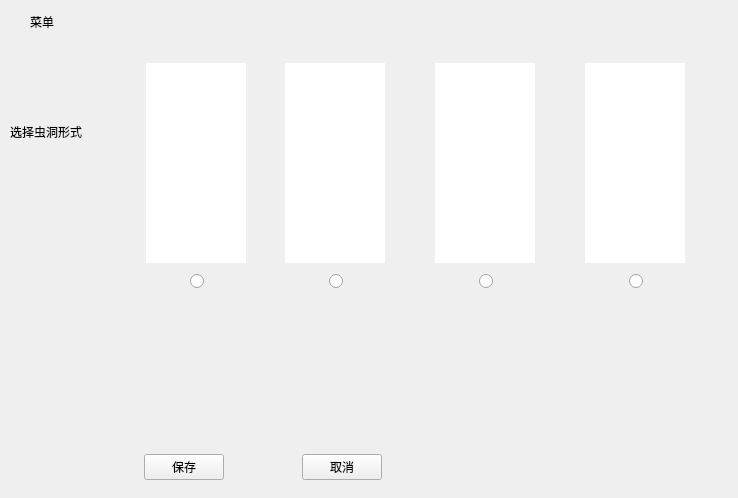
<?xml version="1.0" encoding="UTF-8"?>
<ui version="4.0">
 <class>menu</class>
 <widget class="QWidget" name="menu">
  <property name="geometry">
   <rect>
    <x>0</x>
    <y>0</y>
    <width>738</width>
    <height>498</height>
   </rect>
  </property>
  <property name="windowTitle">
   <string>Form</string>
  </property>
  <widget class="QLabel" name="label">
   <property name="geometry">
    <rect>
     <x>30</x>
     <y>10</y>
     <width>36</width>
     <height>23</height>
    </rect>
   </property>
   <property name="text">
    <string>菜单</string>
   </property>
  </widget>
  <widget class="QLabel" name="label_2">
   <property name="geometry">
    <rect>
     <x>10</x>
     <y>120</y>
     <width>108</width>
     <height>23</height>
    </rect>
   </property>
   <property name="text">
    <string>选择虫洞形式</string>
   </property>
  </widget>
  <widget class="QWidget" name="layoutWidget">
   <property name="geometry">
    <rect>
     <x>270</x>
     <y>60</y>
     <width>131</width>
     <height>235</height>
    </rect>
   </property>
   <layout class="QVBoxLayout" name="verticalLayout_5">
    <item>
     <layout class="QHBoxLayout" name="horizontalLayout_8">
      <item>
       <spacer name="horizontalSpacer_16">
        <property name="orientation">
         <enum>Qt::Horizontal</enum>
        </property>
        <property name="sizeHint" stdset="0">
         <size>
          <width>40</width>
          <height>20</height>
         </size>
        </property>
       </spacer>
      </item>
      <item>
       <widget class="QWidget" name="widget_6" native="true">
        <property name="minimumSize">
         <size>
          <width>100</width>
          <height>200</height>
         </size>
        </property>
        <property name="maximumSize">
         <size>
          <width>100</width>
          <height>200</height>
         </size>
        </property>
        <property name="layoutDirection">
         <enum>Qt::LeftToRight</enum>
        </property>
        <property name="styleSheet">
         <string notr="true">background-color: rgb(255, 255, 255);
background-image: url(:/new/prefix1/res/Wertical.png);</string>
        </property>
       </widget>
      </item>
      <item>
       <spacer name="horizontalSpacer_17">
        <property name="orientation">
         <enum>Qt::Horizontal</enum>
        </property>
        <property name="sizeHint" stdset="0">
         <size>
          <width>40</width>
          <height>20</height>
         </size>
        </property>
       </spacer>
      </item>
     </layout>
    </item>
    <item>
     <layout class="QHBoxLayout" name="horizontalLayout_9">
      <item>
       <spacer name="horizontalSpacer_18">
        <property name="orientation">
         <enum>Qt::Horizontal</enum>
        </property>
        <property name="sizeHint" stdset="0">
         <size>
          <width>40</width>
          <height>20</height>
         </size>
        </property>
       </spacer>
      </item>
      <item>
       <widget class="QRadioButton" name="choose_5">
        <property name="layoutDirection">
         <enum>Qt::LeftToRight</enum>
        </property>
        <property name="text">
         <string/>
        </property>
        <attribute name="buttonGroup">
         <string notr="true">buttonGroup</string>
        </attribute>
       </widget>
      </item>
      <item>
       <spacer name="horizontalSpacer_19">
        <property name="orientation">
         <enum>Qt::Horizontal</enum>
        </property>
        <property name="sizeHint" stdset="0">
         <size>
          <width>40</width>
          <height>20</height>
         </size>
        </property>
       </spacer>
      </item>
     </layout>
    </item>
   </layout>
  </widget>
  <widget class="QWidget" name="layoutWidget_2">
   <property name="geometry">
    <rect>
     <x>420</x>
     <y>60</y>
     <width>131</width>
     <height>235</height>
    </rect>
   </property>
   <layout class="QVBoxLayout" name="verticalLayout_6">
    <item>
     <layout class="QHBoxLayout" name="horizontalLayout_10">
      <item>
       <spacer name="horizontalSpacer_20">
        <property name="orientation">
         <enum>Qt::Horizontal</enum>
        </property>
        <property name="sizeHint" stdset="0">
         <size>
          <width>40</width>
          <height>20</height>
         </size>
        </property>
       </spacer>
      </item>
      <item>
       <widget class="QWidget" name="widget_7" native="true">
        <property name="minimumSize">
         <size>
          <width>100</width>
          <height>200</height>
         </size>
        </property>
        <property name="maximumSize">
         <size>
          <width>100</width>
          <height>200</height>
         </size>
        </property>
        <property name="layoutDirection">
         <enum>Qt::LeftToRight</enum>
        </property>
        <property name="styleSheet">
         <string notr="true">background-color: rgb(255, 255, 255);
background-image: url(:/new/prefix1/res/Wertical.png);</string>
        </property>
       </widget>
      </item>
      <item>
       <spacer name="horizontalSpacer_21">
        <property name="orientation">
         <enum>Qt::Horizontal</enum>
        </property>
        <property name="sizeHint" stdset="0">
         <size>
          <width>40</width>
          <height>20</height>
         </size>
        </property>
       </spacer>
      </item>
     </layout>
    </item>
    <item>
     <layout class="QHBoxLayout" name="horizontalLayout_11">
      <item>
       <spacer name="horizontalSpacer_22">
        <property name="orientation">
         <enum>Qt::Horizontal</enum>
        </property>
        <property name="sizeHint" stdset="0">
         <size>
          <width>40</width>
          <height>20</height>
         </size>
        </property>
       </spacer>
      </item>
      <item>
       <widget class="QRadioButton" name="choose_6">
        <property name="layoutDirection">
         <enum>Qt::LeftToRight</enum>
        </property>
        <property name="text">
         <string/>
        </property>
        <attribute name="buttonGroup">
         <string notr="true">buttonGroup</string>
        </attribute>
       </widget>
      </item>
      <item>
       <spacer name="horizontalSpacer_23">
        <property name="orientation">
         <enum>Qt::Horizontal</enum>
        </property>
        <property name="sizeHint" stdset="0">
         <size>
          <width>40</width>
          <height>20</height>
         </size>
        </property>
       </spacer>
      </item>
     </layout>
    </item>
   </layout>
  </widget>
  <widget class="QWidget" name="layoutWidget_3">
   <property name="geometry">
    <rect>
     <x>570</x>
     <y>60</y>
     <width>131</width>
     <height>235</height>
    </rect>
   </property>
   <layout class="QVBoxLayout" name="verticalLayout_7">
    <item>
     <layout class="QHBoxLayout" name="horizontalLayout_12">
      <item>
       <spacer name="horizontalSpacer_24">
        <property name="orientation">
         <enum>Qt::Horizontal</enum>
        </property>
        <property name="sizeHint" stdset="0">
         <size>
          <width>40</width>
          <height>20</height>
         </size>
        </property>
       </spacer>
      </item>
      <item>
       <widget class="QWidget" name="widget_8" native="true">
        <property name="minimumSize">
         <size>
          <width>100</width>
          <height>200</height>
         </size>
        </property>
        <property name="maximumSize">
         <size>
          <width>100</width>
          <height>200</height>
         </size>
        </property>
        <property name="layoutDirection">
         <enum>Qt::LeftToRight</enum>
        </property>
        <property name="styleSheet">
         <string notr="true">background-color: rgb(255, 255, 255);
background-image: url(:/new/prefix1/res/Wertical.png);</string>
        </property>
       </widget>
      </item>
      <item>
       <spacer name="horizontalSpacer_25">
        <property name="orientation">
         <enum>Qt::Horizontal</enum>
        </property>
        <property name="sizeHint" stdset="0">
         <size>
          <width>40</width>
          <height>20</height>
         </size>
        </property>
       </spacer>
      </item>
     </layout>
    </item>
    <item>
     <layout class="QHBoxLayout" name="horizontalLayout_13">
      <item>
       <spacer name="horizontalSpacer_26">
        <property name="orientation">
         <enum>Qt::Horizontal</enum>
        </property>
        <property name="sizeHint" stdset="0">
         <size>
          <width>40</width>
          <height>20</height>
         </size>
        </property>
       </spacer>
      </item>
      <item>
       <widget class="QRadioButton" name="choose_7">
        <property name="layoutDirection">
         <enum>Qt::LeftToRight</enum>
        </property>
        <property name="text">
         <string/>
        </property>
        <attribute name="buttonGroup">
         <string notr="true">buttonGroup</string>
        </attribute>
       </widget>
      </item>
      <item>
       <spacer name="horizontalSpacer_27">
        <property name="orientation">
         <enum>Qt::Horizontal</enum>
        </property>
        <property name="sizeHint" stdset="0">
         <size>
          <width>40</width>
          <height>20</height>
         </size>
        </property>
       </spacer>
      </item>
     </layout>
    </item>
   </layout>
  </widget>
  <widget class="QWidget" name="">
   <property name="geometry">
    <rect>
     <x>72</x>
     <y>449</y>
     <width>382</width>
     <height>36</height>
    </rect>
   </property>
   <layout class="QHBoxLayout" name="horizontalLayout_7">
    <item>
     <spacer name="horizontalSpacer_10">
      <property name="orientation">
       <enum>Qt::Horizontal</enum>
      </property>
      <property name="sizeHint" stdset="0">
       <size>
        <width>40</width>
        <height>20</height>
       </size>
      </property>
     </spacer>
    </item>
    <item>
     <widget class="QPushButton" name="pushButton">
      <property name="text">
       <string>保存</string>
      </property>
     </widget>
    </item>
    <item>
     <spacer name="horizontalSpacer_9">
      <property name="orientation">
       <enum>Qt::Horizontal</enum>
      </property>
      <property name="sizeHint" stdset="0">
       <size>
        <width>40</width>
        <height>20</height>
       </size>
      </property>
     </spacer>
    </item>
    <item>
     <widget class="QPushButton" name="pushButton_2">
      <property name="text">
       <string>取消</string>
      </property>
     </widget>
    </item>
    <item>
     <spacer name="horizontalSpacer_11">
      <property name="orientation">
       <enum>Qt::Horizontal</enum>
      </property>
      <property name="sizeHint" stdset="0">
       <size>
        <width>40</width>
        <height>20</height>
       </size>
      </property>
     </spacer>
    </item>
   </layout>
  </widget>
  <widget class="QWidget" name="">
   <property name="geometry">
    <rect>
     <x>131</x>
     <y>60</y>
     <width>131</width>
     <height>235</height>
    </rect>
   </property>
   <layout class="QVBoxLayout" name="verticalLayout">
    <item>
     <layout class="QHBoxLayout" name="horizontalLayout_5">
      <item>
       <spacer name="horizontalSpacer_12">
        <property name="orientation">
         <enum>Qt::Horizontal</enum>
        </property>
        <property name="sizeHint" stdset="0">
         <size>
          <width>40</width>
          <height>20</height>
         </size>
        </property>
       </spacer>
      </item>
      <item>
       <widget class="QWidget" name="widget_1" native="true">
        <property name="minimumSize">
         <size>
          <width>100</width>
          <height>200</height>
         </size>
        </property>
        <property name="maximumSize">
         <size>
          <width>100</width>
          <height>200</height>
         </size>
        </property>
        <property name="layoutDirection">
         <enum>Qt::LeftToRight</enum>
        </property>
        <property name="styleSheet">
         <string notr="true">background-color: rgb(255, 255, 255);
background-image: url(:/new/prefix1/res/Wertical.png);</string>
        </property>
       </widget>
      </item>
      <item>
       <spacer name="horizontalSpacer_13">
        <property name="orientation">
         <enum>Qt::Horizontal</enum>
        </property>
        <property name="sizeHint" stdset="0">
         <size>
          <width>40</width>
          <height>20</height>
         </size>
        </property>
       </spacer>
      </item>
     </layout>
    </item>
    <item>
     <layout class="QHBoxLayout" name="horizontalLayout">
      <item>
       <spacer name="horizontalSpacer">
        <property name="orientation">
         <enum>Qt::Horizontal</enum>
        </property>
        <property name="sizeHint" stdset="0">
         <size>
          <width>40</width>
          <height>20</height>
         </size>
        </property>
       </spacer>
      </item>
      <item>
       <widget class="QRadioButton" name="choose_1">
        <property name="layoutDirection">
         <enum>Qt::LeftToRight</enum>
        </property>
        <property name="text">
         <string/>
        </property>
        <attribute name="buttonGroup">
         <string notr="true">buttonGroup</string>
        </attribute>
       </widget>
      </item>
      <item>
       <spacer name="horizontalSpacer_5">
        <property name="orientation">
         <enum>Qt::Horizontal</enum>
        </property>
        <property name="sizeHint" stdset="0">
         <size>
          <width>40</width>
          <height>20</height>
         </size>
        </property>
       </spacer>
      </item>
     </layout>
    </item>
   </layout>
  </widget>
 </widget>
 <resources/>
 <connections/>
 <buttongroups>
  <buttongroup name="buttonGroup"/>
 </buttongroups>
</ui>
